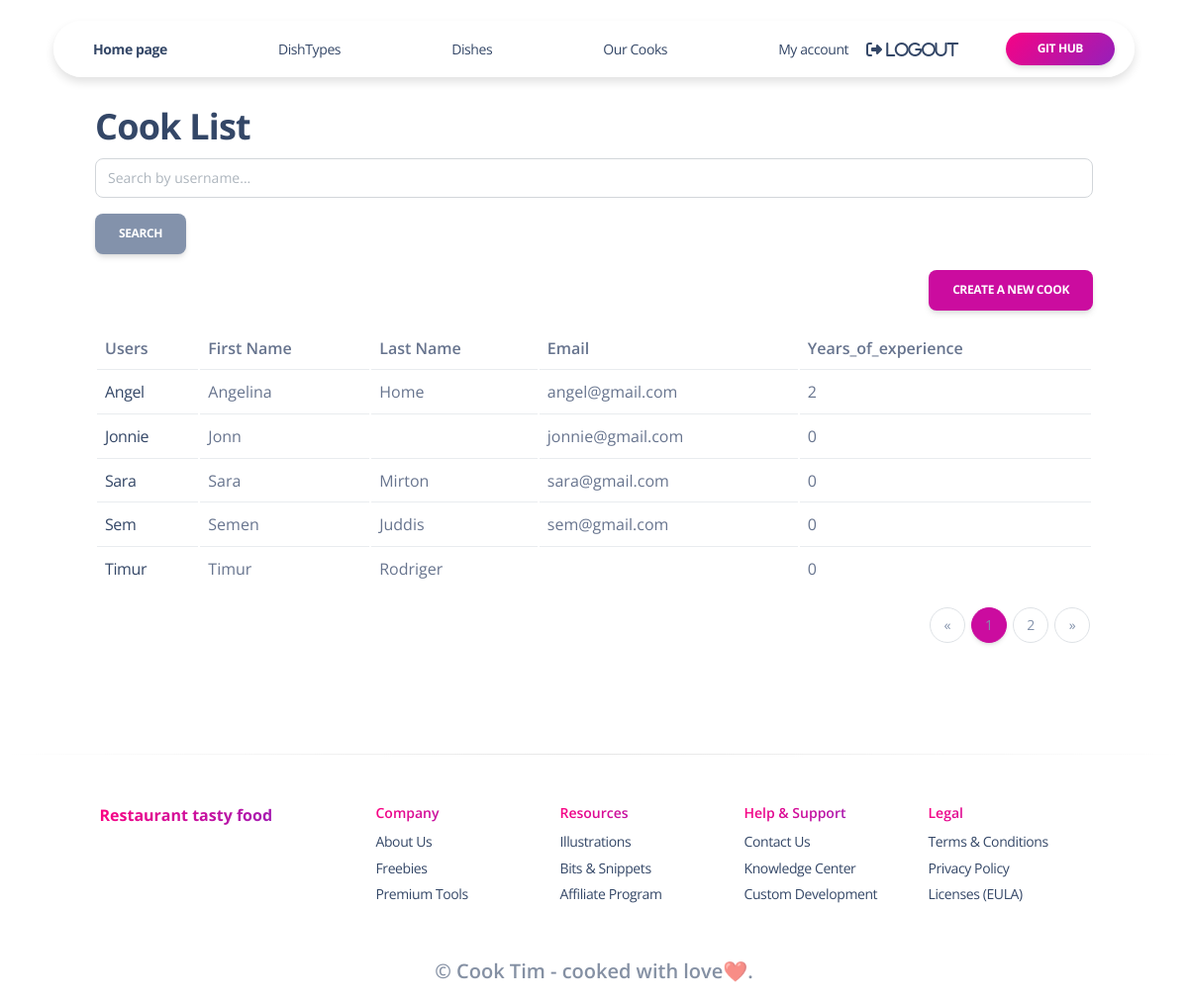
Before: /cooks/ (signed in) with the older database file.
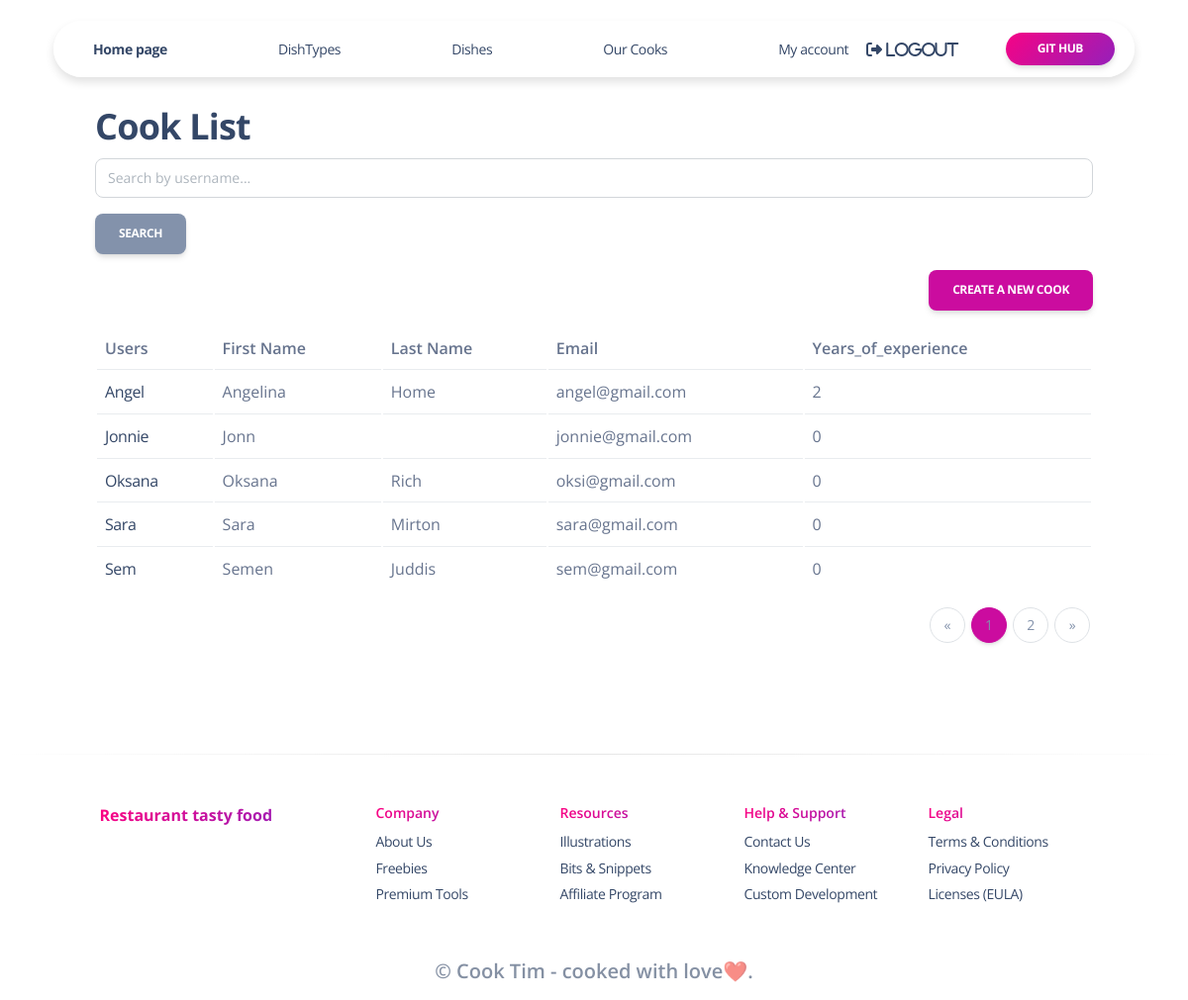
After: the same page with the newer database file.
### kitchen/models.py (models this page shows, shortened)
class Cook(AbstractUser):
    years_of_experience = models.PositiveIntegerField(default=0)
    class Meta:
        verbose_name = "cook"
        verbose_name_plural = "cooks"
        ordering = ["username"]

### kitchen/views.py (the view)
# urls.py: path("cooks/", CookListView.as_view(), name="cook-list"),
class CookListView(LoginRequiredMixin, generic.ListView):
    model = Cook
    paginate_by = 5
    def get_context_data(self, *, object_list=None, **kwargs):
        context = super(CookListView, self).get_context_data(**kwargs)
        username = self.request.GET.get("username", "")
        context["search_form"] = CookSearchForm(initial={
            "username": username
        })
        return context
    def get_queryset(self):
        queryset = Cook.objects.all()
        form = CookSearchForm(self.request.GET)
        if form.is_valid():
            return queryset.filter(
                username__icontains=form.cleaned_data["username"]
            )
        return queryset

### kitchen/forms.py
class CookSearchForm(forms.Form):
    username = forms.CharField(
        max_length=255,
        required=False,
        label="",
        widget=forms.TextInput(attrs={"placeholder": "Search by username..."})
    )

### kitchen/templatetags/query_transform.py (called while the page is built)
@register.simple_tag
def query_transform(request, **kwargs):
    updated = request.GET.copy()
    for key, value in kwargs.items():
        if value is not None:
            updated[key] = value
        else:
            updated.pop(key, 0)
    return updated.urlencode()

### templates/kitchen/cook_list.html
{% extends "base.html" %}
{% load crispy_forms_filters %}
{% block content %}
  <h2>Cook List</h2>
  <form action="" method="get" class="form-inline">
    {{ search_form|crispy }}
      <input class="btn btn-secondary" type="submit" value="Search">
  </form>
  {% if cook_list %}
    <table class="table">
      <tr>
        <th>Users </th>
        <th>First Name</th>
        <th>Last Name</th>
        <th>Email</th>
        <th>Years_of_experience</th>
      </tr>
      {% for cook in cook_list %}
        <tr>
          <td><a href={% url 'kitchen:cook-detail' pk=cook.id %}>{{ cook.username }}</a></td>
          <td>{{ cook.first_name }}</td>
          <td>{{ cook.last_name }}</td>
          <td>{{ cook.email }}</td>
          <td>{{ cook.years_of_experience }}</td>
        </tr>
      {% endfor %}
    <a style="float: right"
       href="{% url 'kitchen:cook-create' %}"
       class="btn btn-primary">
      Create a new cook
    </a>
    </table>
  {% else %}
    <p>There are no cooks in restaurant</p>
  {% endif %}
{% endblock %}

### templates/base.html (shortened to what this page needs)
{% load static %}
<!DOCTYPE html>
<html lang="en" itemscope itemtype="http://schema.org/WebPage">
<head>
<link href="{% static 'css/nucleo-icons.css' %}" rel="stylesheet" />
<link href="{% static 'css/nucleo-svg.css' %}" rel="stylesheet" />
<link href="{% static 'css/nucleo-svg.css' %}" rel="stylesheet" />
<link id="pagestyle" href="{% static 'css/soft-design-system.css' %}" rel="stylesheet" />
</head>
<body {% block body %}{% endblock body %} >
  {% block header %}
  <div style=margin-bottom:100px;">
    {% include 'includes/sidebar.html' %}
  </div>
  {% endblock header %}
  <div class="mx-lg-5 mx-md-3 mx-sm-1 px-lg-5 px-md-3 px-sm-0">
    {% block content %}{% endblock content %}
    {% block pagination %}
      {% include "includes/pagination.html" %}
    {% endblock %}
  </div>
  {% block footer %}
    {% include 'includes/footer.html' %}
  {% endblock footer %}
</body>
</html>

### templates/includes/sidebar.html (shortened to what this page needs)
{% load static %}
<div class="container position-sticky z-index-sticky top-0">
  <div class="row">
    <div class="col-12">
      <nav
        class="navbar navbar-expand-lg  blur blur-rounded top-0 z-index-fixed shadow position-absolute my-3 py-2 start-0 end-0 mx-4">
        <div class="container-fluid px-0">
          <a class="navbar-brand font-weight-bolder ms-sm-4"
            href="/" rel="tooltip"
            title="Click to go home page" data-placement="bottom">
            Home page
          </a>
          <div class="collapse navbar-collapse pt-3 pb-2 py-lg-0 w-100" id="navigation">
            <a class="navbar-brand ms-sm-7"
              href="{% url 'kitchen:dish-type-list' %}" rel="tooltip"
              title="Click to see all dish types" data-placement="bottom">
              DishTypes
            </a>
            <a class="navbar-brand ms-sm-7"
              href="{% url 'kitchen:dish-list' %}" rel="tooltip"
              title="Click to see all our dishes" data-placement="bottom">
              Dishes
            </a>
            <a class="navbar-brand ms-sm-7"
              href="{% url 'kitchen:cook-list' %}" rel="tooltip"
              title="Click to see all our cooks" data-placement="bottom">
              Our Cooks
            </a>
            {% if request.user.is_authenticated %}
              <a class="navbar-brand ms-sm-7"
              href="{% url 'kitchen:cook-detail' pk=user.id %}"
              title="Click to go your account" data-placement="bottom">
              My account
            </a>
              <a class="nav-item ms-lg-auto font-weight-bold fa fa-sign-out me-5"
              href="{% url 'logout' %}" rel="tooltip" data-placement="bottom">
              Logout
              </a>
            {% else %}
              <a class="nav-item ms-lg-auto font-weight-bold fa fa-sign-out me-5"
              href="{% url 'login' %}" rel="tooltip" data-placement="bottom">
              Login
              </a>
            {% endif %}
              <a href="https://github.com/oksanaaam/restaurant-kitchen-service/" target="_blank"
                class="btn btn-sm  bg-gradient-primary  btn-round mb-0 me-1 mt-2 mt-md-0">Git hub</a>
          </div>
        </div>
      </nav>
    </div>
  </div>
</div>

### templates/includes/pagination.html
{% load query_transform %}
{% if is_paginated %}
  <nav aria-label="Page navigation">
    <ul class="pagination justify-content-end">
      {% if page_obj.has_previous %}
        <li class="page-item">
          <a href="?{% query_transform request page=page_obj.previous_page_number %}" class="page-link" aria-label="Previous">
            <span aria-hidden="true">&laquo;</span>
          </a>
        </li>
      {% else %}
        <li class="page-item disabled">
          <span class="page-link" aria-label="Previous">
            <span aria-hidden="true">&laquo;</span>
          </span>
        </li>
      {% endif %}
      {% for page in page_obj.paginator.page_range %}
        {% if page_obj.number == page %}
          <li class="page-item active" aria-current="page">
            <span class="page-link">{{ page }}</span>
          </li>
        {% else %}
          <li class="page-item">
            <a href="?{% query_transform request page=page %}" class="page-link">{{ page }}</a>
          </li>
        {% endif %}
      {% endfor %}
      {% if page_obj.has_next %}
        <li class="page-item">
          <a href="?{% query_transform request page=page_obj.next_page_number %}" class="page-link" aria-label="Next">
            <span aria-hidden="true">&raquo;</span>
          </a>
        </li>
      {% else %}
        <li class="page-item disabled">
          <span class="page-link" aria-label="Next">
            <span aria-hidden="true">&raquo;</span>
          </span>
        </li>
      {% endif %}
    </ul>
  </nav>
{% endif %}

### templates/includes/footer.html
{% load static %}
<footer class="footer pt-5 mt-5">
  <hr class="horizontal dark mb-5">
  <div class="container">
    <div class=" row">
      <div class="col-md-3 mb-4 ms-auto">
        <div>
          <h6 class="text-gradient text-primary font-weight-bolder">Restaurant tasty food</h6>
        </div>
      </div>
      <div class="col-md-2 col-sm-6 col-6 mb-4">
        <div>
          <h6 class="text-gradient text-primary text-sm">Company</h6>
          <ul class="flex-column ms-n3 nav">
            <li class="nav-item">
              <a class="nav-link" href="{% url 'kitchen:index' %}" target="_blank">
                About Us
              </a>
            </li>
            <li class="nav-item">
              <a class="nav-link" href="{% url 'kitchen:index' %}" target="_blank">
                Freebies
              </a>
            </li>
            <li class="nav-item">
              <a class="nav-link" href="{% url 'kitchen:index' %}" target="_blank">
                Premium Tools
              </a>
            </li>
          </ul>
        </div>
      </div>
      <div class="col-md-2 col-sm-6 col-6 mb-4">
        <div>
          <h6 class="text-gradient text-primary text-sm">Resources</h6>
          <ul class="flex-column ms-n3 nav">
            <li class="nav-item">
              <a class="nav-link" href="{% url 'kitchen:index' %}" target="_blank">
                Illustrations
              </a>
            </li>
            <li class="nav-item">
              <a class="nav-link" href="{% url 'kitchen:index' %}" target="_blank">
                Bits & Snippets
              </a>
            </li>
            <li class="nav-item">
              <a class="nav-link" href="{% url 'kitchen:index' %}" target="_blank">
                Affiliate Program
              </a>
            </li>
          </ul>
        </div>
      </div>
      <div class="col-md-2 col-sm-6 col-6 mb-4">
        <div>
          <h6 class="text-gradient text-primary text-sm">Help & Support</h6>
          <ul class="flex-column ms-n3 nav">
            <li class="nav-item">
              <a class="nav-link" href="{% url 'kitchen:index' %}" target="_blank">
                Contact Us
              </a>
            </li>
            <li class="nav-item">
              <a class="nav-link" href="{% url 'kitchen:index' %}" target="_blank">
                Knowledge Center
              </a>
            </li>
            <li class="nav-item">
              <a class="nav-link" href="{% url 'kitchen:index' %}" target="_blank">
                Custom Development
              </a>
            </li>
          </ul>
        </div>
      </div>
      <div class="col-md-2 col-sm-6 col-6 mb-4 me-auto">
        <div>
          <h6 class="text-gradient text-primary text-sm">Legal</h6>
          <ul class="flex-column ms-n3 nav">
            <li class="nav-item">
              <a class="nav-link" href="{% url 'kitchen:index' %}" target="_blank">
                Terms &amp; Conditions
              </a>
            </li>
            <li class="nav-item">
              <a class="nav-link" href="{% url 'kitchen:index' %}" target="_blank">
                Privacy Policy
              </a>
            </li>
            <li class="nav-item">
              <a class="nav-link" href="{% url 'kitchen:index' %}" target="_blank">
                Licenses (EULA)
              </a>
            </li>
          </ul>
        </div>
      </div>
      <div class="col-12">
        <div class="text-center">
          <p class="my-4 text-sm">
            <div>
              <h5 class="mt-3 mb-2 opacity-6">&copy; Cook Tim - cooked with love❤️.</h5>
            </div>
          </p>
        </div>
      </div>
    </div>
  </div>
</footer>

### templates/base.html (style rules this page uses)
body { padding-top:5px; }

Changed rows visible on the page:
no longer on this page (row unchanged): Cook: username "Timur", first_name "Timur", last_name "Rodriger", years_of_experience "0"
added Cook: username "Oksana", first_name "Oksana", last_name "Rich", email "oksi@gmail.com", years_of_experience "0"
